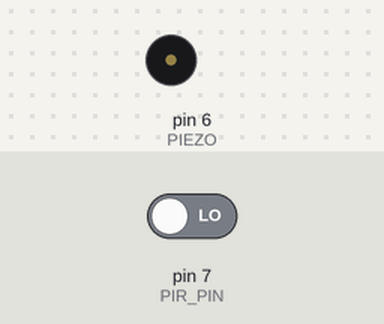
Recording of a sketch running on a simulated Arduino Uno, built with avr-gcc and run on an emulated ATmega328P. Shown: buzzer (waves = sounding). The inputs (shaded band) are chosen by the test bench; at power-on: pin 7 (PIR_PIN) LOW.

Above: at 1.2 s.
1.3 s: pin 7 (PIR_PIN) driven HIGH
At 1.6 s:
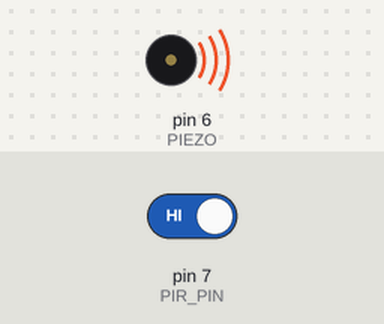
Timing chart, 0 to 8.8 s (numbered marks = the images above; inputs shaded):
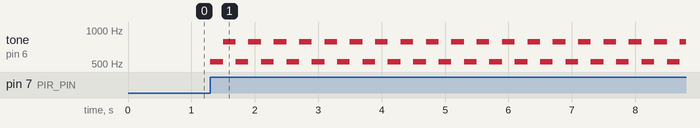

Measured:
- after the input at 1.3 s, tone on pin 6 (PIEZO): alternates 783 Hz for 0.20 s and 523 Hz for 0.20 s, starting at once

The sketch:

application_12.ino
```cpp
#define PIR_PIN 7 //동작 감지 신호 처리 핀
#define PIEZO 6 //피에조 스피커 제어 핀

void setup() {
  // put your setup code here, to run once:
  pinMode(PIR_PIN, INPUT); //7번 핀을 입력으로 설정
  pinMode(PIEZO, OUTPUT); //6번 핀을 출력으로 설정
}

void loop() {
  // put your main code here, to run repeatedly:
  int value = digitalRead(PIR_PIN); //동작 감지 신호를 value 변수에 저장
  if(value == HIGH) //동작을 감지했을 경우
  {
    for(int i=0;i<20;i++) //20회 소리 출력
    {
      tone(PIEZO,523,250); //523Hz 대역의 음을 0.25초 출력
      delay(200); //음 전환을 위해 0.2초 대기
      tone(PIEZO,783,250); //783Hz 대역의 음을 0.25초 출력
      delay(200);
    }
  }
}
```
